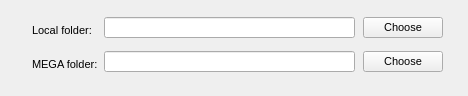
<?xml version="1.0" encoding="UTF-8"?>
<ui version="4.0">
 <class>FolderBinder</class>
 <widget class="QWidget" name="FolderBinder">
  <property name="geometry">
   <rect>
    <x>0</x>
    <y>0</y>
    <width>468</width>
    <height>96</height>
   </rect>
  </property>
  <property name="windowTitle">
   <string/>
  </property>
  <property name="styleSheet">
   <string notr="true">QWidget
{
font-size: 11px;
}

QCheckBox::indicator {
     width: 16px;
     height: 16px;
 }

QRadioButton::indicator {
     width: 16px;
     height: 16px;
 }

QScrollBar:horizontal {
height: 16px;
}

</string>
  </property>
  <layout class="QGridLayout" name="gridLayout">
   <property name="leftMargin">
    <number>0</number>
   </property>
   <property name="topMargin">
    <number>0</number>
   </property>
   <property name="rightMargin">
    <number>0</number>
   </property>
   <property name="bottomMargin">
    <number>0</number>
   </property>
   <property name="spacing">
    <number>0</number>
   </property>
   <item row="0" column="0">
    <widget class="QWidget" name="wAdvancedConfigForm" native="true">
     <layout class="QFormLayout" name="formLayout">
      <property name="fieldGrowthPolicy">
       <enum>QFormLayout::AllNonFixedFieldsGrow</enum>
      </property>
      <property name="formAlignment">
       <set>Qt::AlignLeading|Qt::AlignLeft|Qt::AlignVCenter</set>
      </property>
      <property name="horizontalSpacing">
       <number>6</number>
      </property>
      <property name="verticalSpacing">
       <number>6</number>
      </property>
      <property name="leftMargin">
       <number>32</number>
      </property>
      <property name="topMargin">
       <number>0</number>
      </property>
      <property name="rightMargin">
       <number>25</number>
      </property>
      <property name="bottomMargin">
       <number>0</number>
      </property>
      <item row="2" column="0">
       <widget class="QLabel" name="lMegaFolder">
        <property name="sizePolicy">
         <sizepolicy hsizetype="Preferred" vsizetype="Fixed">
          <horstretch>0</horstretch>
          <verstretch>0</verstretch>
         </sizepolicy>
        </property>
        <property name="minimumSize">
         <size>
          <width>0</width>
          <height>28</height>
         </size>
        </property>
        <property name="focusPolicy">
         <enum>Qt::StrongFocus</enum>
        </property>
        <property name="text">
         <string>MEGA folder:</string>
        </property>
        <property name="alignment">
         <set>Qt::AlignLeading|Qt::AlignLeft|Qt::AlignVCenter</set>
        </property>
       </widget>
      </item>
      <item row="2" column="1">
       <layout class="QHBoxLayout" name="hLocalFolder">
        <property name="spacing">
         <number>8</number>
        </property>
        <item>
         <widget class="QLineEdit" name="eMegaFolder">
          <property name="enabled">
           <bool>true</bool>
          </property>
          <property name="sizePolicy">
           <sizepolicy hsizetype="Expanding" vsizetype="Preferred">
            <horstretch>0</horstretch>
            <verstretch>0</verstretch>
           </sizepolicy>
          </property>
          <property name="readOnly">
           <bool>true</bool>
          </property>
         </widget>
        </item>
        <item>
         <widget class="QPushButton" name="bMegaFolder">
          <property name="text">
           <string>Choose</string>
          </property>
         </widget>
        </item>
       </layout>
      </item>
      <item row="0" column="0">
       <widget class="QLabel" name="lLocalFolder">
        <property name="sizePolicy">
         <sizepolicy hsizetype="Preferred" vsizetype="Fixed">
          <horstretch>0</horstretch>
          <verstretch>0</verstretch>
         </sizepolicy>
        </property>
        <property name="minimumSize">
         <size>
          <width>0</width>
          <height>28</height>
         </size>
        </property>
        <property name="focusPolicy">
         <enum>Qt::StrongFocus</enum>
        </property>
        <property name="text">
         <string>Local folder:</string>
        </property>
        <property name="alignment">
         <set>Qt::AlignLeading|Qt::AlignLeft|Qt::AlignVCenter</set>
        </property>
       </widget>
      </item>
      <item row="0" column="1">
       <layout class="QHBoxLayout" name="hMegaFolder">
        <property name="spacing">
         <number>8</number>
        </property>
        <item>
         <widget class="QLineEdit" name="eLocalFolder">
          <property name="enabled">
           <bool>true</bool>
          </property>
          <property name="sizePolicy">
           <sizepolicy hsizetype="Expanding" vsizetype="Preferred">
            <horstretch>0</horstretch>
            <verstretch>0</verstretch>
           </sizepolicy>
          </property>
          <property name="readOnly">
           <bool>true</bool>
          </property>
         </widget>
        </item>
        <item>
         <widget class="QPushButton" name="bLocalFolder">
          <property name="text">
           <string>Choose</string>
          </property>
         </widget>
        </item>
       </layout>
      </item>
     </layout>
    </widget>
   </item>
  </layout>
 </widget>
 <tabstops>
  <tabstop>lLocalFolder</tabstop>
  <tabstop>eLocalFolder</tabstop>
  <tabstop>bLocalFolder</tabstop>
  <tabstop>lMegaFolder</tabstop>
  <tabstop>eMegaFolder</tabstop>
  <tabstop>bMegaFolder</tabstop>
 </tabstops>
 <resources/>
 <connections/>
</ui>
